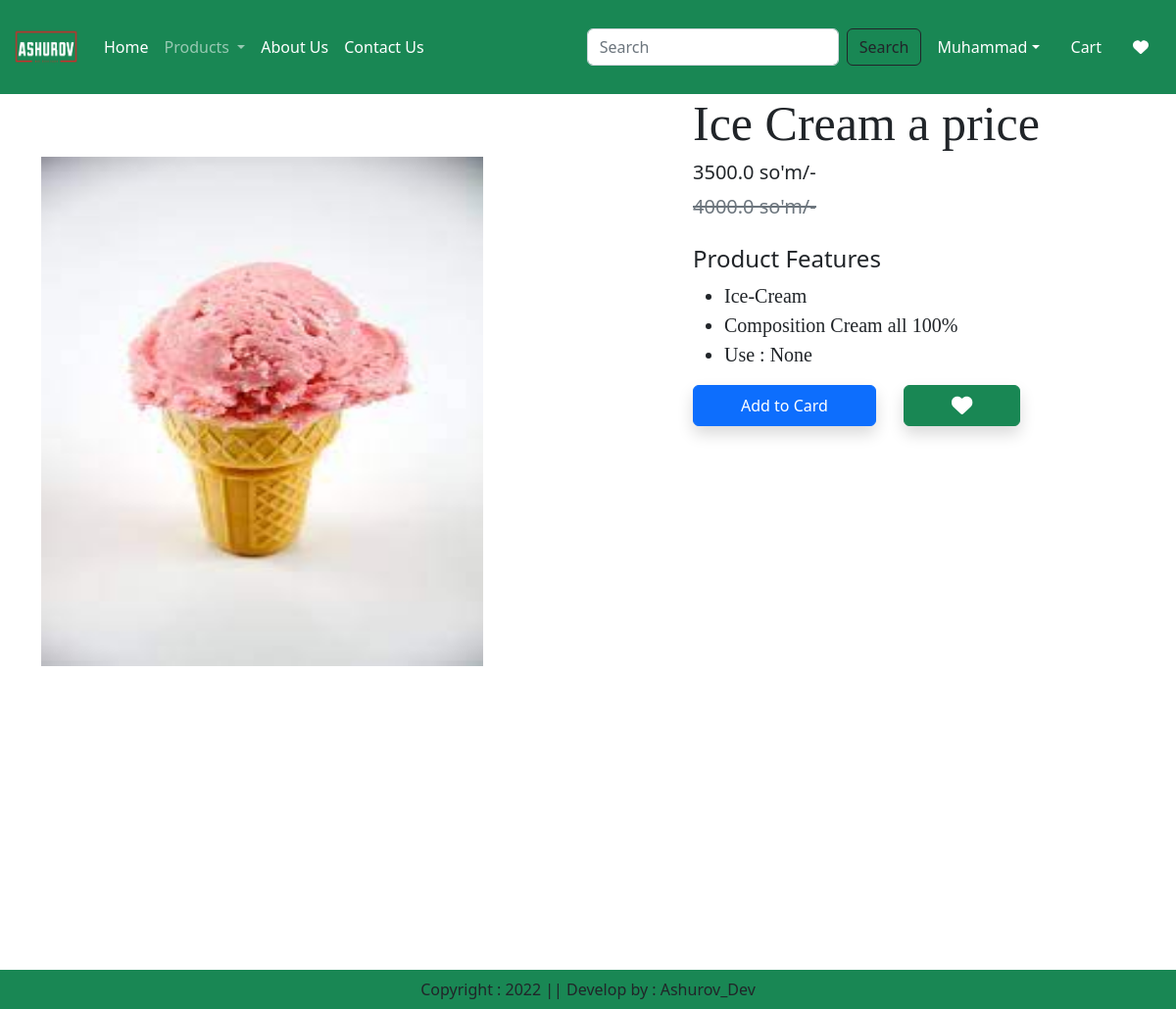
Page /product-detail/3 (signed in) on the committed database.
### app/models.py (models this page shows, shortened)
class Product(models.Model):
    title = models.CharField(max_length=100)
    selling_price = models.FloatField()
    discounted_price = models.FloatField()
    description = models.TextField()
    composition = models.TextField(default='')
    prodapp = models.TextField(default='')
    category = models.CharField(choices=CATEGORY_CHOICES, max_length=2)
    product_image = models.ImageField(upload_to='product')

### app/views.py (the view)
# urls.py: path('product-detail/<int:pk>', ProductDetail.as_view(), name='product-detail'),
@method_decorator(login_required, name='dispatch')
class ProductDetail(View):
    def get(self, request, pk):
        product = Product.objects.get(pk=pk)
        wishlist = Wishlist.objects.filter(Q(product=product) & Q(user=request.user))
        totalitem = 0
        wishitem = 0
        if request.user.is_authenticated:
            totalitem = len(Cart.objects.filter(user=request.user))
            wishitem = len(Wishlist.objects.filter(user=request.user))
        return render(request, "app/productdetail.html", locals())

### app/templates/app/productdetail.html (shortened to what this page needs)
{% extends 'app/base.html' %}
{% load static %}
{% block main-content %}
    <div class="container">
        <div class="row flex justify-content-between">
            <div class="img2 col-lg-5 mt-5">
                <img src="{{ product.product_image.url }}" class="image col-xs-6
                col-sm-12 col-lg-12 mt-3 text-sm-center w-100 h-75" alt="">
            </div>
            <div class="productdetail col-lg-5">
                <h1 style="font-family: Georgina; font-size: 50px;">{{ product.title }}</h1>
                <h5>{{ product.discounted_price }} so'm/-</h5>
                <small class="text-decoration-line-through text-muted
                fs-5"><del>{{ product.selling_price }} so'm/-</del></small>
                <br><br><h4>Product Features</h4>
                <ul class="fs-5" style="font-family: Rajdhani;">
                    <li>{{ product.description }}</li>
                    <li>Composition {{ product.composition }}</li>
                    <li>Use : {{ product.prodapp }}</li>
                </ul>
                <form action="/add-to-cart" class="d-inline">
                    <button type="submit" class="btn btn-primary shadow px-5 py-2">Add to Card</button>
                </form>
                {% if wishlist %}
                <a pid={{product.id}} class="minus-wishlist btn btn-danger shadow px-5 py-2 ms-4"><i class="fas fa-heart fa-lg"></i></a>
                {% else %}
                <a pid={{product.id}} class="plus-wishlist btn btn-success shadow px-5 py-2 ms-4"><i class="fas fa-heart fa-lg"></i></a>
                {% endif %}
            </div>
        </div>
    </div>
{% endblock main-content %}

### app/templates/app/base.html (shortened to what this page needs)
<!DOCTYPE html>
{% load static %}
<html lang="en">
<head>
    <link href="https://cdn.jsdelivr.net/npm/bootstrap@5.2.3/dist/css/bootstrap.min.css" rel="stylesheet">
    <link rel="stylesheet" href="https://cdnjs.cloudflare.com/ajax/libs/font-awesome/6.2.1/css/all.min.css" />
    <link rel="stylesheet" href="{% static 'app/css/owl.carousel.min.css' %}">
    <link rel="stylesheet" href="{% static 'app/css/all.min.css' %}">
    <link rel="stylesheet" href="{% static 'app/css/style.css' %}">
</head>
<body>
    <nav class="navbar navbar-expand-lg navbar-dark bg-success">
      <div class="container-fluid">
        <a class="navbar-brand" href="{% url 'home' %}">
            <img src="{% static 'app/images/product/Logo_white.png' %}" width="70" height="70"/>
        </a>
        <div class="collapse navbar-collapse" id="navbarSupportedContent">
          <ul class="navbar-nav me-auto mb-2 mb-lg-0">
            {% if request.user.is_authenticated %}
            <li class="nav-item">
              <a class="nav-link active" aria-current="page" href="/">Home</a>
            </li>
            <li class="nav-item dropdown">
              <a class="nav-link dropdown-toggle" href="#" role="button" data-bs-toggle="dropdown" aria-expanded="false">
                Products
              </a>
            </li>
            <li class="nav-item">
              <a class="nav-link text-white" href="{% url 'about' %}">About Us</a>
            </li>
            <li class="nav-item">
              <a class="nav-link text-white" href="{% url 'contact' %}">Contact Us</a>
            </li>
          </ul>
          <form class="d-flex" role="search" action="/search">
            <input class="form-control me-2" type="search" placeholder="Search" name="search" aria-label="Search">
            <button class="btn btn-outline-dark" type="submit">Search</button>
          </form>
        </div>
        <ul class="navbar-nav me-auto mb-2 mb-lg-0">
            <li class="nav-item dropdown mx-2">
                <a class="nav-link dropdown-toggle text-white" href="#"
                id="profileDropdown" role="button" data-bs-toggle="dropdown"
                aria-expanded="false">{{ user|title }}</a>
            </li>
            <li class="nav-item mx-2">
                <a href="{% url 'showcart' %}" class="nav-link text-white"> Cart</a>
            </li>
            <li class="nav-item mx-2">
                <a href="{% url 'showwishlist' %}" class="nav-link text-white">
                    <i class="fa fa-heart"></i></a>
            </li>
            {% endif %}
        </ul>
      </div>
    </nav>
    {% block main-content %}{% endblock main-content %}
    <br><br>
    <br><br>
    <br><br>
    <br><br>
    <footer class="container-fluid fixed-bottom bg-success text-center p-2 mt-5">
        Copyright : 2022  || Develop by : Ashurov_Dev
    </footer>
</body>
</html>

### rows in the picture
Product: product_image (picture), title "Ice Cream a price", discounted_price "3500.0", selling_price "4000.0", description "Ice-Cream", composition "Cream all 100%", prodapp "None"

### other values in the picture
{{ user|title }} "Muhammad"
